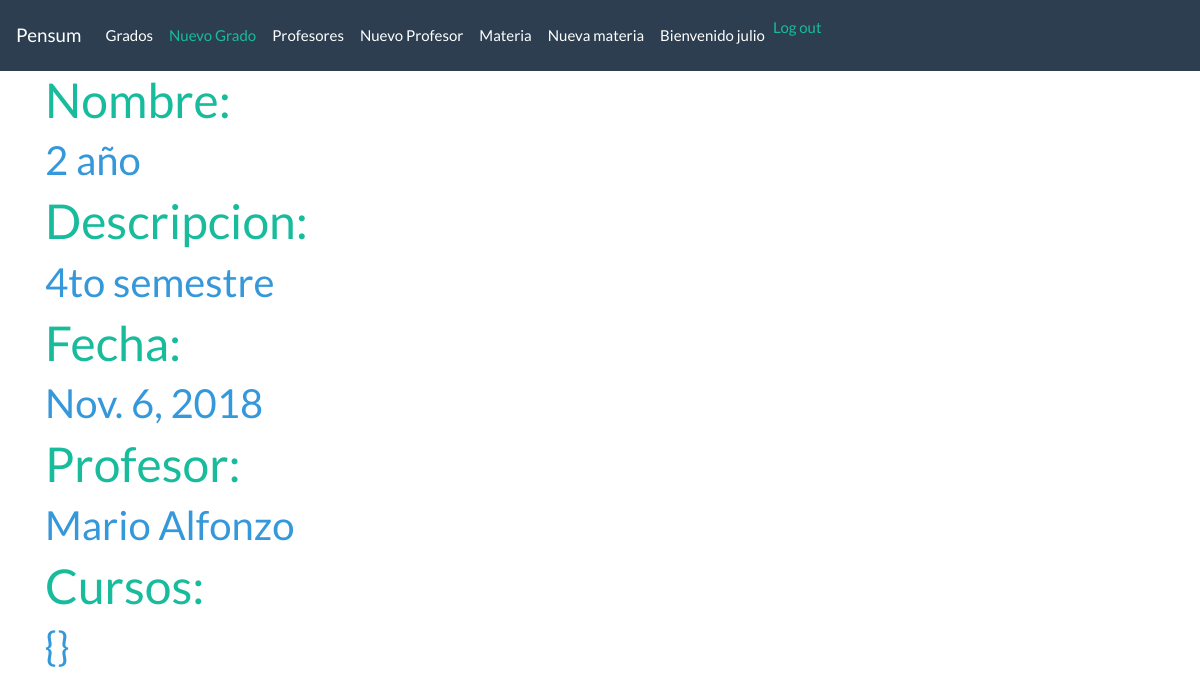
/grado/8/ (signed in), run on the app's committed database.
### python/models.py (models this page shows, shortened)
class Materia(models.Model):
    nombre = models.CharField(max_length=50)
    descripcion = models.CharField(max_length=100)
    fecha = models.DateField()
    tipo = models.ForeignKey(TipoMateria, on_delete=models.CASCADE,blank=True, null=True)
    alumnos   = models.ManyToManyField(Alumno, through='Inscripcion')

class TipoMateria(models.Model):
    nombre = models.CharField(max_length=50)
    descripcion = models.CharField(max_length=50)
    def __str__(self):
        return self.nombre

### python/views.py (the view)
# urls.py: url(r'^grado/(?P<pk>[0-9]+)/$', views.materia_detalle, name='materia_detalle'),
@login_required
def materia_detalle(request, pk):
    materia = get_object_or_404(Materia, pk=pk)
    return render(request, 'materias/materia_detalle.html', {'materia': materia})

### python/templates/materias/materia_detalle.html (shortened to what this page needs)
{% extends 'materias/base.html' %}
{% block content %}
    <h1 class="text-success">Nombre:</h1>
    <h2 class="text-info">{{materia.nombre}}</h2>
    <h1 class="text-success">Descripcion:</h1>
    <h2 class="text-info">{{materia.descripcion}}</h2>
    <h1 class="text-success">Fecha:</h1>
    <h2 class="text-info">{{materia.fecha}}</h2>
    <h1 class="text-success">Profesor:</h1>
    <h2 class="text-info">{{materia.tipo}}</h2>
    <h1 class="text-success">Cursos:</h1>
    <h2 class="text-info">{}</h2>
{% endblock %}

### python/templates/materias/base.html (shortened to what this page needs)
{% load static %}
<html>
    <head>
        <link rel="stylesheet" href="{% static 'css/clases.css' %}">
    </head>
  <body>
    <nav class="navbar navbar-expand-lg navbar-dark bg-primary">
    <a class="navbar-brand" href="{% url 'lista_materias' %}"> Pensum </a>
      <div class="collapse navbar-collapse" id="navbarColor01">
        <ul class="navbar-nav mr-auto">
          <a class="nav-link" href="{% url 'lista_materias' %}" class="top-menu"><span class="glyphicon glyphicon-list">  Grados </span></a>
          {% if user.is_authenticated %}
          <li class="nav-item active">
          <a class="nav-link" href="{% url 'materia_nuevo' %}" class="top-menu"><span class="glyphicon glyphicon-list"> Nuevo Grado </span></a>
          </li>
          <li class="nav-item">
          <a class="nav-link" href="{% url 'lista_tipo' %}" class="top-menu"><span class="glyphicon glyphicon-list"> Profesores </span></a>
          </li>
          <li class="nav-item">
          <a class="nav-link" href="{% url 'tipo_nuevo' %}" class="top-menu"><span class="glyphicon glyphicon-list"> Nuevo Profesor </span></a>
          </li>
          <li class="nav-item">
          <a class="nav-link" href="{% url 'lista_alumnos' %}" class="top-menu"><span class="glyphicon glyphicon-list"> Materia </span></a>
          </li>
          <li class="nav-item">
          <a class="nav-link" href="{% url 'alumno_nuevo' %}" class="top-menu"><span class="glyphicon glyphicon-list"> Nueva materia </span></a>
          </li>
          <a class="nav-link"> Bienvenido {{ user.username }} <a nav-link href="{% url 'logout' %}">Log out</a></a>
          {% else %}
          <a href="{% url 'login' %}" class="top-menu"><span class="glyphicon glyphicon-lock">Login</span></a>
          {% endif %}
        </ul>
      </div>
    </nav>
    <div class="content container">
    {% block content %}
    {% endblock %}
  </body>
</html>

### data on the page
Materia: nombre "2 año", descripcion "4to semestre", fecha "Nov. 6, 2018", tipo "Mario Alfonzo"

### other printed values
{{ user.username }} "julio"
